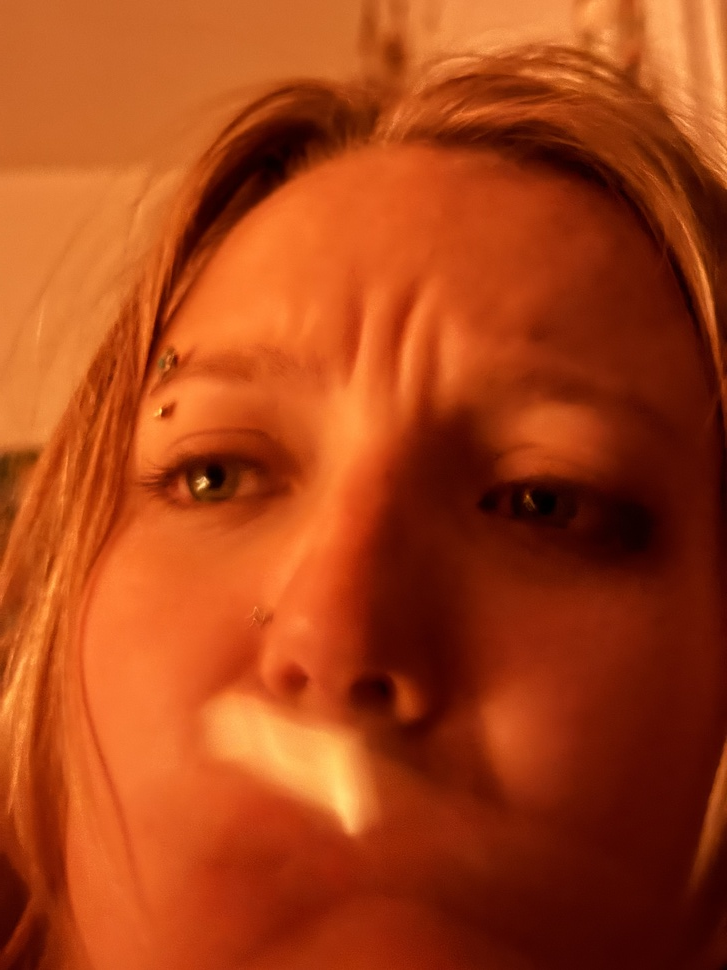
#> input picture 2/data/sammie.jpg, 727 x 970 px, shrunk from 3024 x 4032 before the run, found by its file name
$ python fun.py
#> lines starting #> are read from the running program, lines starting #| are printed output that depends on the picture; after the words box and inside, x2 and y2 are one past the last pixel; in counts of white or black regions, pixels touching at a corner belong together
import numpy as np
import os
input_image_path = os.path.join('C:/Users/sammi/Sammiesmith.github.io/2/data/sammie.jpg')
output_dir = os.path.join('C:/Users/sammi/Sammiesmith.github.io/2/data/fun/sammie')
os.makedirs(output_dir, exist_ok=True)
from scipy.signal import convolve2d
import cv2

##############################################################
# PART 1.2 FINITE DIFFERENCE OPERATORS
#############################################################
print("Part 1.2: Finite difference operators...")
image = cv2.imread(input_image_path, cv2.IMREAD_GRAYSCALE)
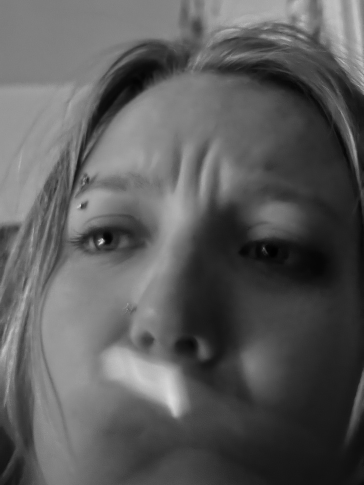
#> image: shape (970, 727) (shown at 1/2 size); min 0, max 229, mean 91.1
image = image.astype(float) / 255.0

Dx = np.array([[1, 0, -1]])
Dy = np.array([[1], [0], [-1]])

# convolve img with finite difference ops
image_dx = convolve2d(image, Dx, mode='same', boundary='symm')
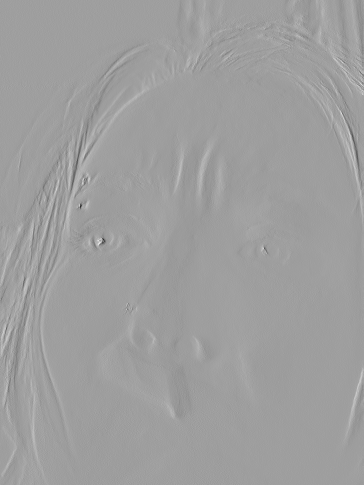
#> image_dx: shape (970, 727) float64 (shown at 1/2 size); min -0.545, max 0.329, mean -0.000579; drawn with min black and max white
image_dy = convolve2d(image, Dy, mode='same', boundary='symm')
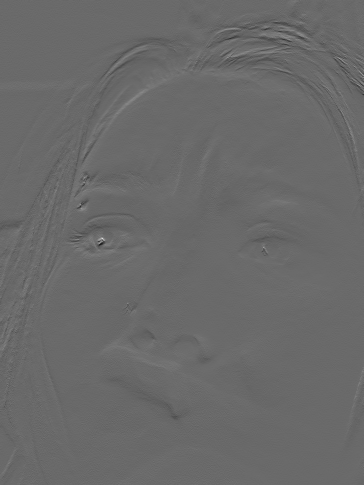
#> image_dy: shape (970, 727) float64 (shown at 1/2 size); min -0.369, max 0.518, mean -0.000666; drawn with min black and max white

# compute gradient magnitudes
gradient_magnitude = np.sqrt(image_dx**2 + image_dy**2)
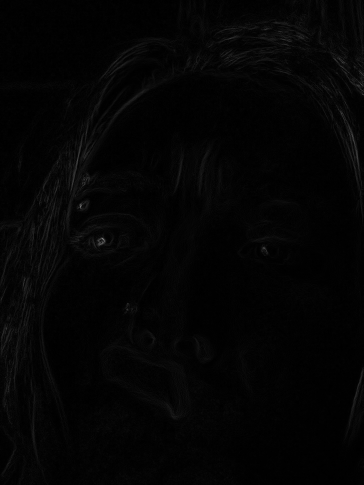
#> gradient_magnitude: shape (970, 727) float64 (shown at 1/2 size); min 0, max 0.658, mean 0.0168

# make binary edge map
threshold = 0.01
edge_image = gradient_magnitude > threshold
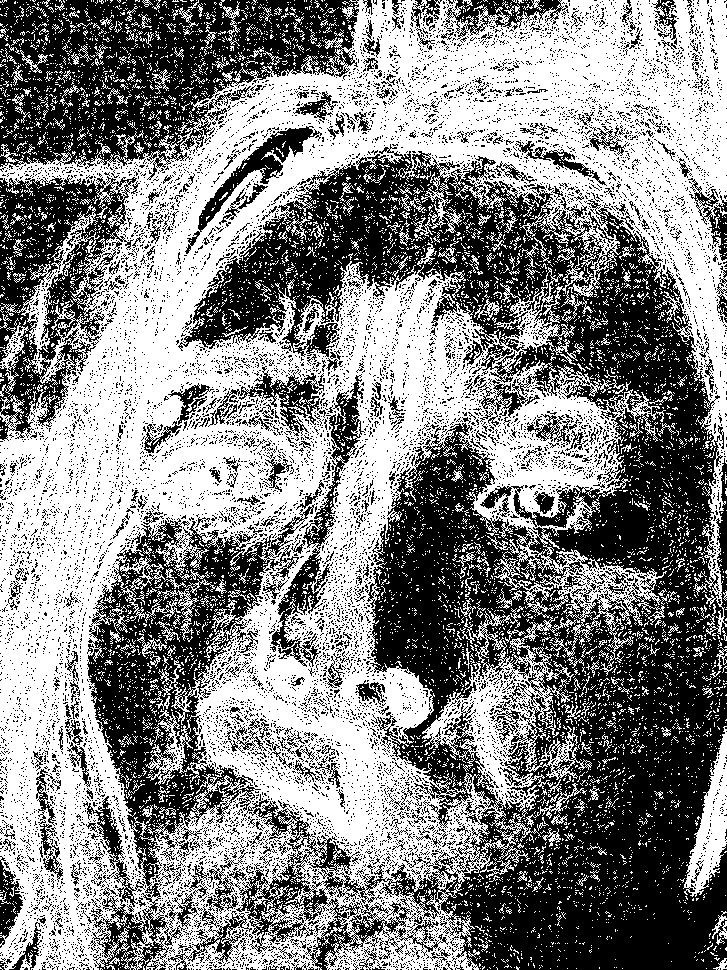
#> edge_image: shape (970, 727) bool; 52.4% white; 12189 black regions (11825 under 20 px), largest, box (x1, y1, x2, y2) and area: (178, 144, 727, 970) 182830, (0, 0, 359, 180) 36043, (83, 504, 315, 970) 31811

# save results
cv2.imwrite(os.path.join(output_dir, 'dx.jpg'), np.clip(np.abs(image_dx)*255, 0, 255).astype(np.uint8))
cv2.imwrite(os.path.join(output_dir, 'dy.jpg'), np.clip(np.abs(image_dy)*255, 0, 255).astype(np.uint8))
cv2.imwrite(os.path.join(output_dir, 'gradient_magnitude.jpg'), np.clip(np.abs(gradient_magnitude)*255, 0, 255).astype(np.uint8))
cv2.imwrite(os.path.join(output_dir, 'edge.jpg'), np.clip(np.abs(edge_image)*255, 0, 255).astype(np.uint8))

print("saved to data/part_1_2")

$ run again, with 2/data/adrian1.jpg copied over 2/data/sammie.jpg
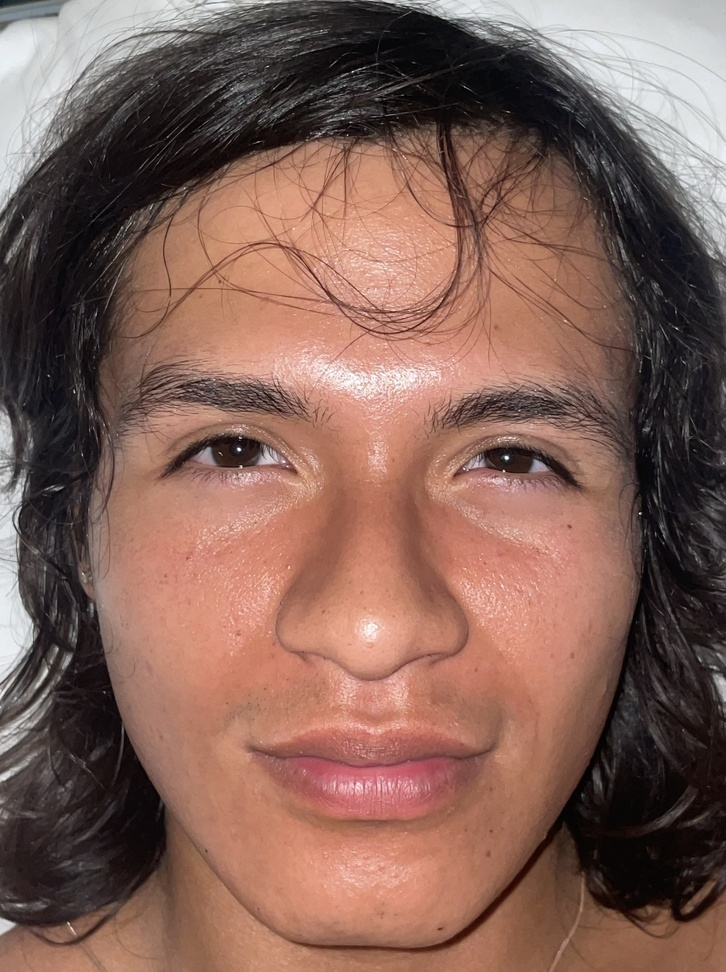
#> input picture 2/data/adrian1.jpg, 726 x 972 px, shrunk from 2519 x 3376 before the run, found by its file name
#> `edge_image = gradient_magnitude > threshold`:
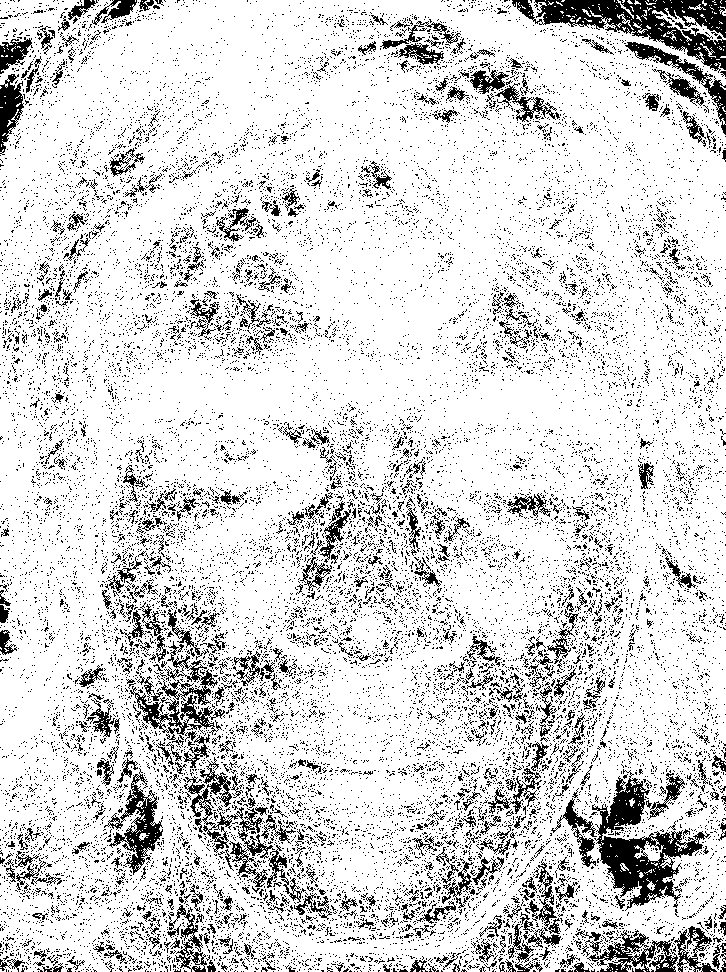
#> edge_image: shape (972, 726) bool; 84.5% white; black in thin lines or dots
#> `cv2.imwrite(os.path.join(output_dir, 'dy.jpg'), np.clip(np.abs(image_d..`:
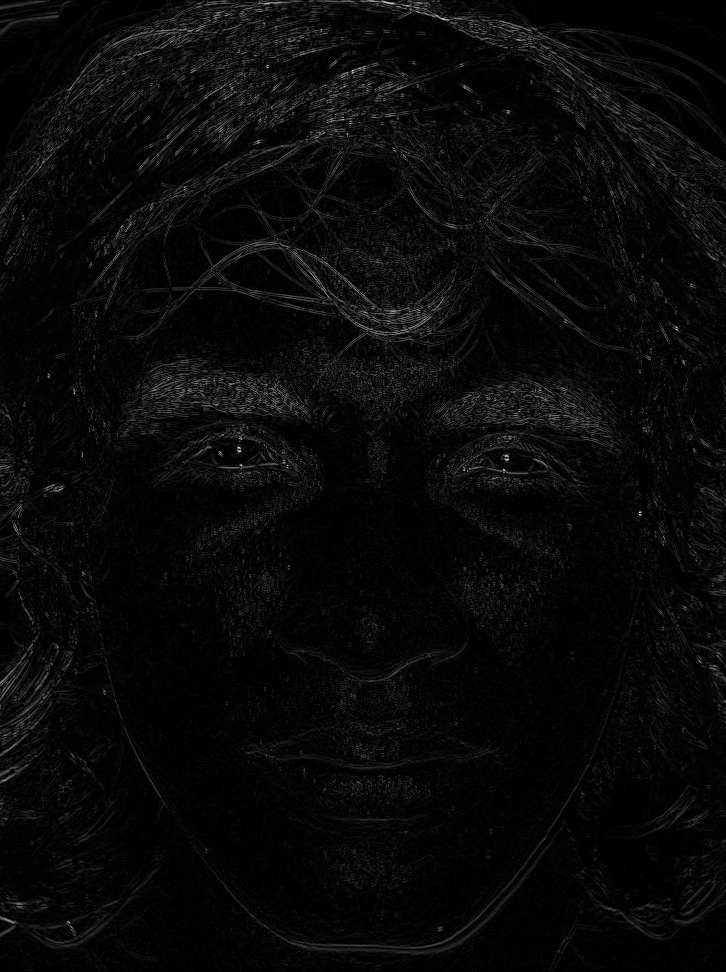
#> saved as dy.jpg: shape (972, 726); min 0, max 243, mean 9.1

$ run again, with 2/data/adrian2.jpg copied over 2/data/sammie.jpg
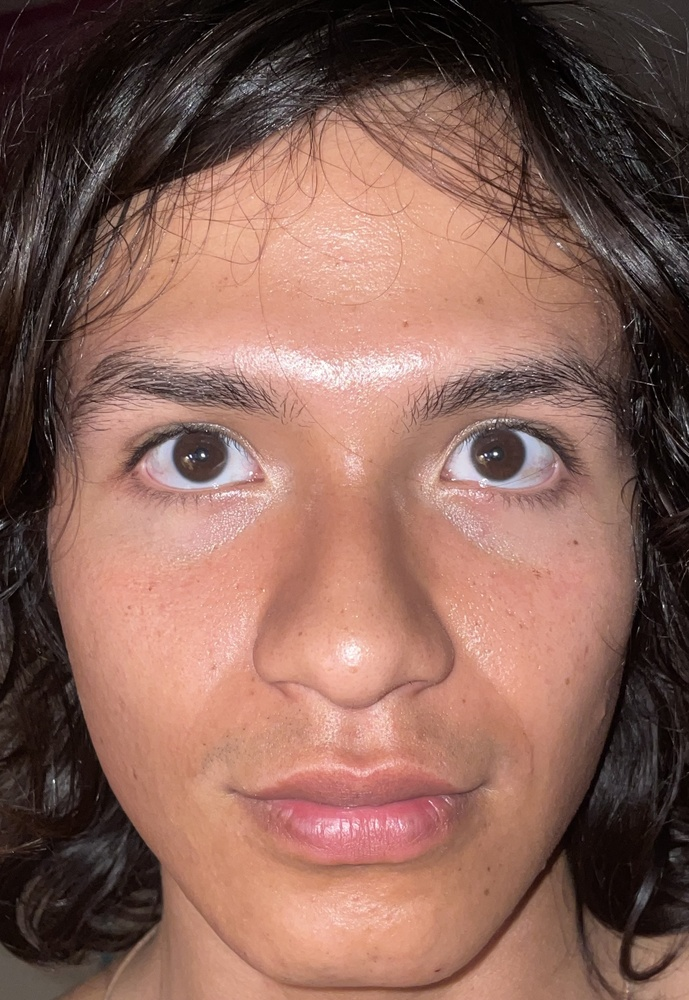
#> input picture 2/data/adrian2.jpg, 689 x 1000 px, shrunk from 2536 x 3680 before the run, found by its file name
#> `edge_image = gradient_magnitude > threshold`:
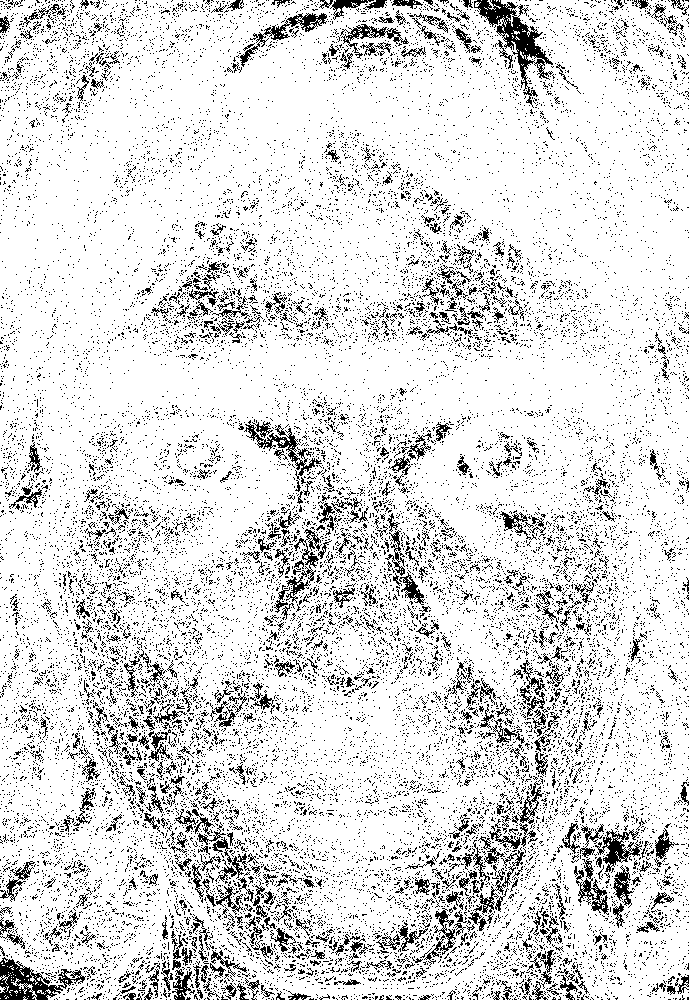
#> edge_image: shape (1000, 689) bool; 86.5% white; black in thin lines or dots
#> `cv2.imwrite(os.path.join(output_dir, 'dy.jpg'), np.clip(np.abs(image_d..`:
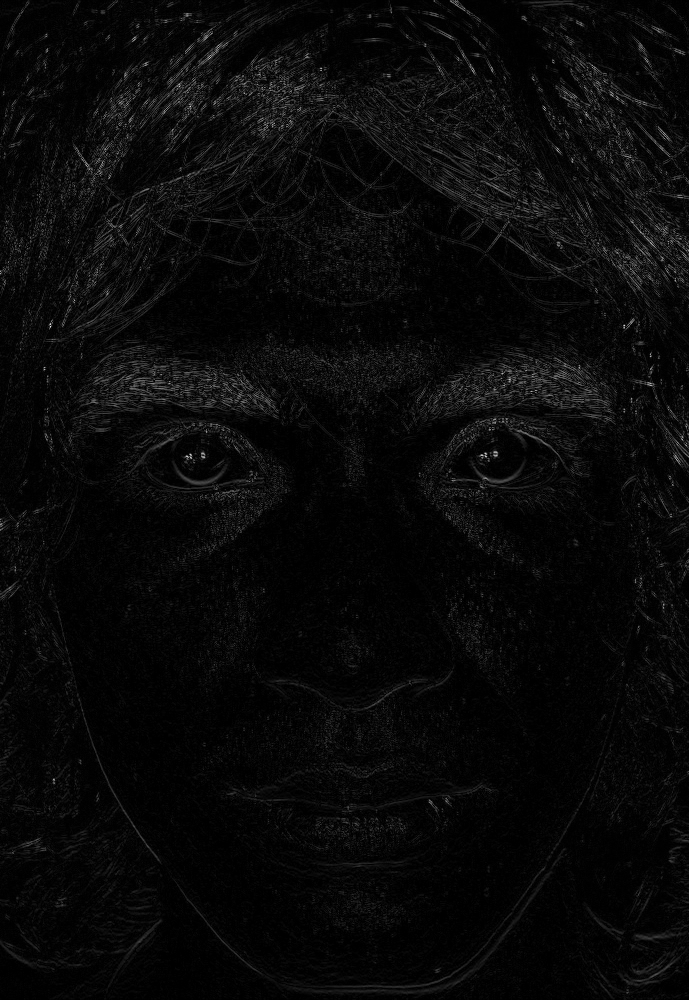
#> saved as dy.jpg: shape (1000, 689); min 0, max 235, mean 9
